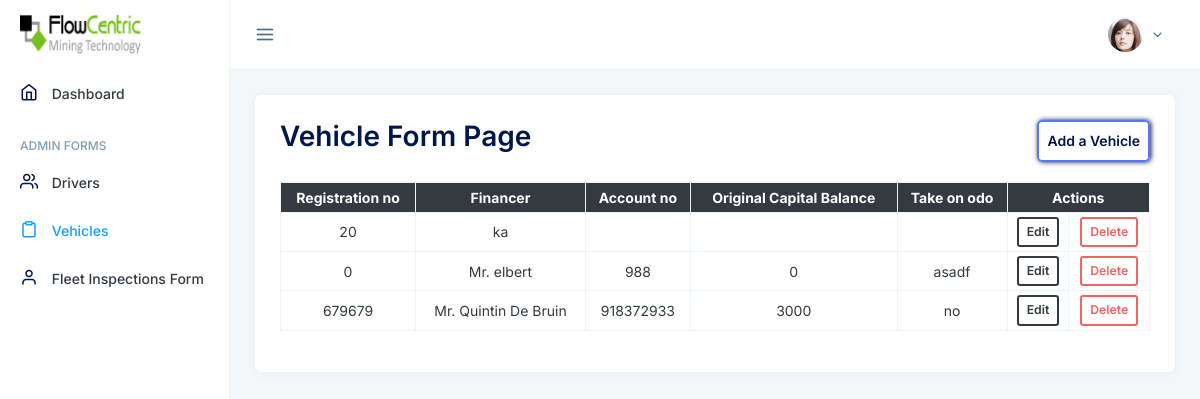
Before: /vehicle_form with the older database file.
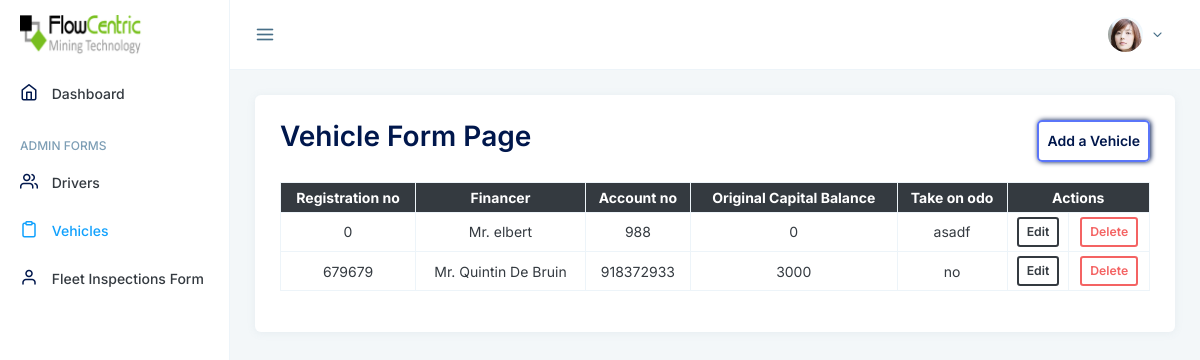
After: the same page with the newer database file.
### myapp/models.py (models this page shows, shortened)
class Vehicle(db.Model):
    id = db.Column(db.Integer, primary_key=True)
    registration_no = db.Column(db.Integer, nullable=False, unique=False)
    financer = db.Column(db.String(100), nullable=False, unique=False)
    account_no = db.Column(db.Integer, nullable=False, unique=False)
    original_capital_balance = db.Column(db.Integer, nullable=False, unique=False)
    installment_amount = db.Column(db.Integer, nullable=False, unique=False)
    frequency_of_installment = db.Column(db.Integer, nullable=False, unique=False)
    date_commenced = db.Column(db.Date, nullable=False, unique=False, default=datetime.now().date)
    expiry_date = db.Column(db.Date, nullable=False, unique=False, default=datetime.now().date)
    original_term = db.Column(db.Integer, nullable=False, unique=False)
    remaining_installments = db.Column(db.Integer, nullable=False, unique=False)
    balloon_risidual = db.Column(db.String(100), nullable=False, unique=False)
    outstanding_capital_balance = db.Column(db.Integer, nullable=False, unique=False)
    advance_amount = db.Column(db.Integer, nullable=False, unique=False)
    actual_contract_balance = db.Column(db.Integer, nullable=False, unique=False)
    interest_rate = db.Column(db.Integer, nullable=False, unique=False)
    take_on_odo = db.Column(db.String(100), nullable=False, unique=False)
    vehicle_manufacturer = db.Column(db.String(100), nullable=False, unique=False)
    date_of_first_registration = db.Column(db.Date, default=datetime.now().date)
    model = db.Column(db.String(25), nullable=False, unique=False)
    color = db.Column(db.String(25), nullable=False, unique=False)
    mobile_number = db.Column(db.Integer, nullable=True, unique=False)
    engine_no = db.Column(db.String(50), nullable=False, unique=False)
    vin_no = db.Column(db.String(50), nullable=False, unique=False)
    tank_capacity = db.Column(db.String(50), nullable=False, unique=False)
    license_disk_expiry_date = db.Column(db.Date, default=datetime.now().date)
    license_disk_renewal_date = db.Column(db.Date, default=datetime.now().date)
    driver_id = db.Column(db.Integer, db.ForeignKey("user.id"), unique=True, nullable=True)
    vehicle = db.relationship("VehicleExpense", backref="vehicle", uselist=False)

### myapp/driver/routes.py (the view)
@Admin_DriverVehicle.route("/vehicle_form")
def vehicle_form():
    my_vehicle = Vehicle.query.all()
    return render_template('admin/vehicle/vehicle_form.html',
            my_vehicle = my_vehicle, vclass="router-link-active")

### myapp/templates/admin/vehicle/vehicle_form.html (shortened to what this page needs)
{% extends "admin/admin_layout.html" %} {% block body %}
<div class="main">
    <div class="card">
        <div class="card-body">
            <div class="count1">
                <h2>Vehicle Form Page</h2>
                <a href="{{ url_for('Admin_DriverVehicle.vehicle') }}"
                    class="btn btn-outline-info">Add a Vehicle</a>
            </div>
                <table class="table table-sm table-bordered text-center" style="margin-top:20px;">
                    <thead>
                        <tr class="bg-dark text-white">
                            <th>Registration no</th>
                            <th>Financer</th>
                            <th>Account no</th>
                            <th>Original Capital Balance</th>
                            <th>Take on odo</th>
                            <th colspan="2">Actions</th>
                        </tr>
                    </thead>
                    <tbody>
                        {% for ve in my_vehicle %}
                        <tr style="text-align: center;">
                            <td>{{ ve.registration_no }}</td>
                            <td>{{ ve.financer }}</td>
                            <td>{{ ve.account_no }}</td>
                            <td>{{ ve.original_capital_balance }}</td>
                            <td>{{ ve.take_on_odo }}</td>
                            <td><a href="{{ url_for('Admin_DriverVehicle.edit_vehicle', id=ve.id) }}"\
                                class="btn btn-sm btn-outline-dark">Edit</a></td>
                            <td>
                                <button type="button" class="btn btn-outline-danger btn-sm" data-bs-toggle="modal" data-bs-target="#delete-{{ve.registration_no}}">
                                  Delete
                                </button>
                            </td>
                        </tr>
                        {% endfor %}
                    </tbody>
                </table>
        </div>
    </div>
</div>
{% endblock body %}

Changed rows visible on the page:
removed Vehicle: registration_no "20", financer "ka"
